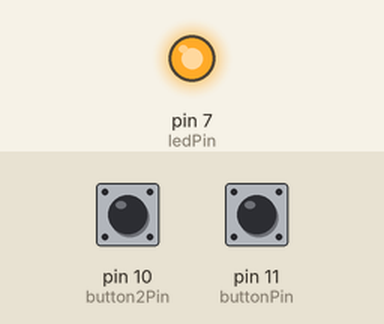
Bench run of a sketch on a simulated Arduino Uno, built with avr-gcc and run on an emulated ATmega328P. Shown: output pins drawn as LEDs (lit = HIGH). Dashed ring = blinking. The test bench sets the inputs (shaded band); at power-on: pin 11 (buttonPin) HIGH, pin 10 (button2Pin) HIGH.

Above: at 1.2 s.
1.3 s: pin 11 (buttonPin) pulled LOW for 1 s
At 3.2 s:
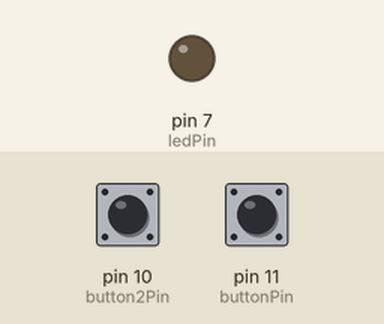
3.8 s: pin 11 (buttonPin) pulled LOW for 3.2 s
At 3.9 s:
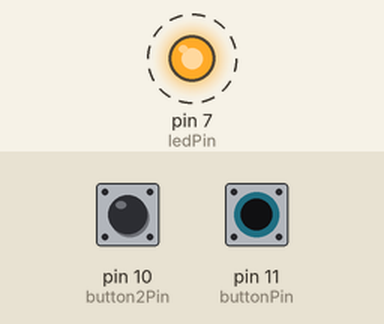
8.5 s: pin 10 (button2Pin) pulled LOW for 0.15 s
At 9.1 s:
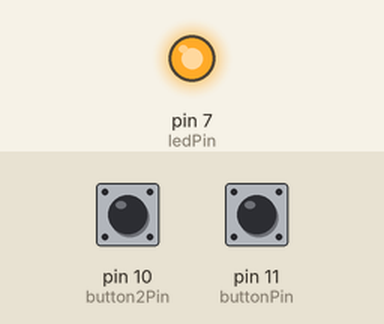
Timing chart, 0 to 11.5 s (numbered marks = the images above; inputs shaded):
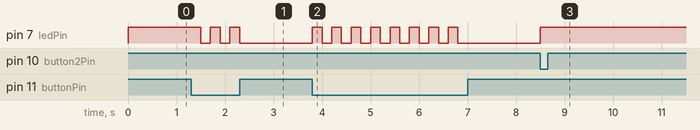

The sketch:

1e.ino
```cpp
//
// Oppgave 1 e)
//

// Static variables
const int buttonPin = 11;
const int button2Pin = 10;
const int ledPin = 7;

// Changable variables
int buttonState = 0;
int button2State = 0;
int pressedOnce = 0;

void setup() {
  pinMode(buttonPin, INPUT);
  pinMode(button2Pin, INPUT);
  pinMode(ledPin, OUTPUT);
}

void loop() {
  buttonState = digitalRead(buttonPin);
  button2State = digitalRead(button2Pin);
  if (buttonState == LOW){
    pressedOnce = 1;
    digitalWrite(ledPin, HIGH);
    delay(200);
    digitalWrite(ledPin, LOW);
    delay(200);
  }else if (pressedOnce == LOW){
    digitalWrite(ledPin, HIGH);
  }else{
    digitalWrite(ledPin, LOW);
  }
  if (button2State == LOW){
   pressedOnce = 0;
  }
}
```

Measured:
- after the input at 1.3 s, pin 7 (ledPin): alternates HIGH for 0.20 s and LOW for 0.20 s, 5 changes in all, then stays LOW, starting after 0.20 s
- after the input at 3.8 s, pin 7 (ledPin): alternates HIGH for 0.20 s and LOW for 0.20 s, 16 changes in all, then stays LOW, starting at once
- after the input at 8.5 s, pin 7 (ledPin): LOW → HIGH at once
